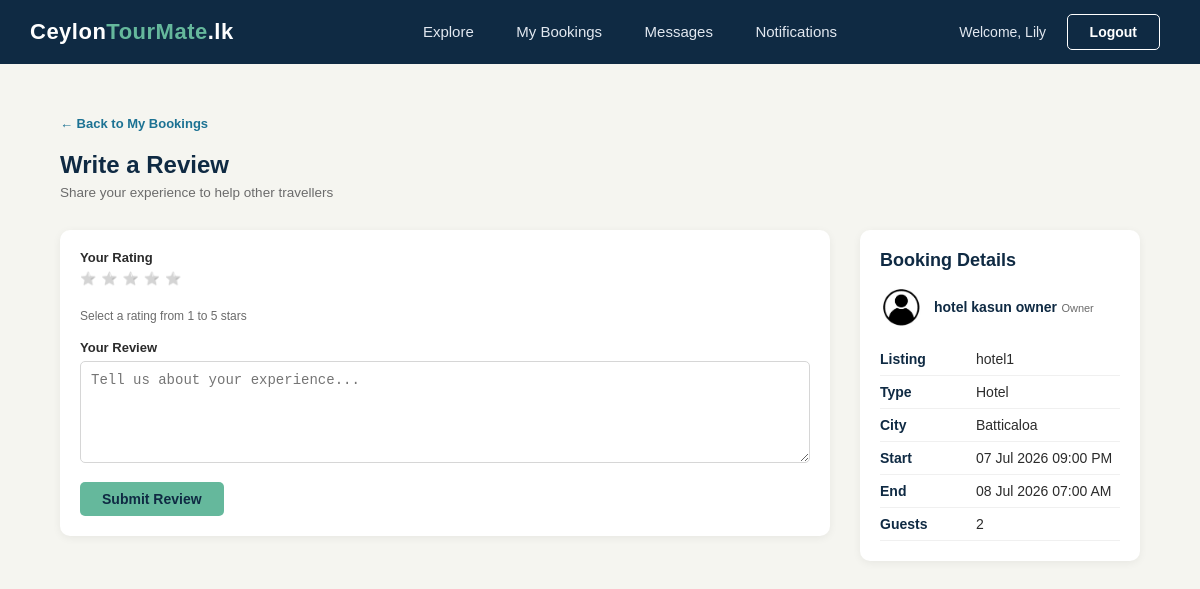
Screenshot of /writereview.php?booking_id=4 (signed in) with the database file from the repository.
### tables this page shows
CREATE TABLE `bookings` (
  `id` int(11) NOT NULL,
  `tourist_id` int(11) DEFAULT NULL,
  `listing_id` int(11) DEFAULT NULL,
  `status` enum('pending','confirmed','cancelled','completed') DEFAULT 'pending',
  `start_datetime` datetime DEFAULT NULL,
  `end_datetime` datetime DEFAULT NULL,
  `guest_count` int(11) DEFAULT NULL,
  `total_price` decimal(10,2) DEFAULT NULL,
  `commission_amount` decimal(10,2) DEFAULT NULL,
  `created_at` timestamp NOT NULL DEFAULT current_timestamp()
);

CREATE TABLE `users` (
  `id` int(11) NOT NULL,
  `firstname` varchar(50) DEFAULT NULL,
  `lastname` varchar(50) DEFAULT NULL,
  `username` varchar(50) DEFAULT NULL,
  `email` varchar(100) DEFAULT NULL,
  `password` varchar(255) DEFAULT NULL,
  `phone` varchar(15) DEFAULT NULL,
  `profile_pic` varchar(255) DEFAULT 'default.png',
  `role` enum('tourist','tour_guide','shop_owner','hotel_owner','experience_provider','admin') DEFAULT NULL,
  `is_suspended` tinyint(4) DEFAULT 0,
  `is_approved` tinyint(4) DEFAULT 0,
  `security_question` varchar(255) DEFAULT NULL,
  `security_answer` varchar(255) DEFAULT NULL,
  `created_at` timestamp NOT NULL DEFAULT current_timestamp()
);

CREATE TABLE `listings` (
  `id` int(11) NOT NULL,
  `user_id` int(11) DEFAULT NULL,
  `title` varchar(255) DEFAULT NULL,
  `description` text DEFAULT NULL,
  `location` varchar(255) DEFAULT NULL,
  `city` varchar(100) DEFAULT NULL,
  `price` decimal(10,2) DEFAULT NULL,
  `status` enum('pending','approved','rejected') DEFAULT 'pending',
  `type` enum('tour_guide','shop','hotel','experience') DEFAULT NULL,
  `created_at` timestamp NOT NULL DEFAULT current_timestamp(),
  `is_deleted` tinyint(1) NOT NULL DEFAULT 0
);

### writereview.php (the view, shortened to what this page needs)
<?php
$bookingId = $_GET['booking_id'];
$userId    = $_SESSION['user_id'];
$conn      = DBconnection::getInstance()->getConnection();
$sql  = "SELECT b.*, l.title, l.type, l.city, u.firstname, u.lastname, u.profile_pic
          FROM bookings b
          JOIN listings l ON b.listing_id = l.id
          JOIN users u ON l.user_id = u.id
          WHERE b.id = ? AND b.tourist_id = ? AND b.status = 'completed'";
$stmt = $conn->prepare($sql);
$stmt->bind_param("ii", $bookingId, $userId);
$stmt->execute();
$booking = $stmt->get_result()->fetch_assoc();
?>
<!DOCTYPE html>
<html lang="en">
<head>
    <link rel="stylesheet" type="text/css" href="style.css">
</head>
<body>
<div class="navbar">
    <table>
        <tr>
            <td class="logo-cell">
                <a href="index.php"><span class="logo-text">Ceylon<span>TourMate</span>.lk</span></a>
            </td>
            <td class="nav-links-cell">
                <a href="explore.php" class="nav-link">Explore</a>
                <a href="mybookings.php" class="nav-link">My Bookings</a>
                <a href="touristmessages.php" class="nav-link">Messages</a>
                <a href="touristnotifications.php" class="nav-link">Notifications</a>
            </td>
            <td class="nav-buttons-cell">
                <span class="admin-welcome">Welcome, <?php echo htmlspecialchars($_SESSION['firstname']); ?></span>
                <a href="logout.php"><button class="btn btn-login">Logout</button></a>
            </td>
        </tr>
    </table>
</div>
<div class="admin-section">
    <a href="mybookings.php" class="back-link">&larr; Back to My Bookings</a>
    <h2 class="admin-page-title">Write a Review</h2>
    <p class="admin-page-subtitle">Share your experience to help other travellers</p>
    <div class="listing-detail-layout">
        <div class="listing-detail-main">
            <div class="listing-detail-section">
                <form name="writereviewform" method="post" action="writereviewbackend.php" onsubmit="return validateWriteReview();">
                    <label>Your Rating</label>
                    <div class="star-rating-input">
                        <label for="star5" class="star-label">&#11088;</label>
                        <label for="star4" class="star-label">&#11088;</label>
                        <label for="star3" class="star-label">&#11088;</label>
                        <label for="star2" class="star-label">&#11088;</label>
                        <label for="star1" class="star-label">&#11088;</label>
                    </div>
                    <p class="form-note" style="margin-bottom:15px;">Select a rating from 1 to 5 stars</p>
                    <label>Your Review</label>
                    <textarea name="comment" id="reviewComment" placeholder="Tell us about your experience..." rows="5" style="width:100%; padding:10px; border:1px solid #d6d6d6; border-radius:5px; font-size:14px; margin-bottom:15px; resize:vertical;"></textarea>
                    <button type="submit" class="btn btn-primary">Submit Review</button>
                </form>
            </div>
        </div>
        <div class="listing-detail-sidebar">
            <div class="sidebar-card">
                <h3 class="admin-subsection-title">Booking Details</h3>
			<div style="display:flex; align-items:center; gap:12px; margin-bottom:15px;">
    <img src="<?php echo $booking['profile_pic'] ?? 'uploads/profiles/default.png'; ?>" class="convo-avatar" alt="Owner">
    <div>
        <span class="convo-name"><?php echo $booking['firstname'] . ' ' . $booking['lastname']; ?></span>
        <span class="convo-listing">Owner</span>
    </div>
</div>
		<table class="detail-table">
			<tr>
				<td>Listing</td>
				<td><?php echo $booking['title']; ?></td>
			</tr>
			<tr>
				<td>Type</td>
				<td><?php echo ucfirst(str_replace('_', ' ', $booking['type'])); ?></td>
			</tr>
			<tr>
				<td>City</td>
				<td><?php echo $booking['city']; ?></td>
			</tr>
			<tr>
				<td>Start</td>
				<td><?php echo date('d M Y h:i A', strtotime($booking['start_datetime'])); ?></td>
			</tr>
			<tr>
				<td>End</td>
				<td><?php echo date('d M Y h:i A', strtotime($booking['end_datetime'])); ?></td>
			</tr>
			<tr>
				<td>Guests</td>
				<td><?php echo $booking['guest_count']; ?></td>
			</tr>
		</table>
            </div>
        </div>
    </div>
</div>
</body>
</html>

### style.css (style rules this page uses)
* { margin: 0; padding: 0; box-sizing: border-box; }
body { font-family: Arial, Helvetica, sans-serif; background-color: #f5f5f0; color: #2b2b2b; }
a { text-decoration: none; color: inherit; }
.navbar { background-color: #0f2a43; width: 100%; }
.navbar table { width: 100%; border-collapse: collapse; }
.navbar td { padding: 14px 30px; vertical-align: middle; }
.logo-cell { width: 30%; }
.logo-text { color: #ffffff; font-size: 22px; font-weight: bold; letter-spacing: 0.5px; }
.logo-text span { color: #65b89c; }
.nav-links-cell { width: 45%; text-align: center; }
.nav-links-cell a { color: #e2e8f0; font-size: 15px; margin: 0 15px; padding: 6px 4px; }
.nav-buttons-cell { width: 30%; text-align: right; }
.btn { display: inline-block; padding: 9px 22px; border-radius: 5px; font-size: 14px; font-weight: bold; cursor: pointer; border: none; }
.btn-login { background-color: transparent; color: #ffffff; border: 1px solid #ffffff; margin-right: 10px; }
.btn-primary { background-color: #65b89c; color: #0f2a43; margin-right: 12px; }
.admin-welcome { color: #e2e8f0; font-size: 14px; margin-right: 16px; }
.admin-section { padding: 50px 60px; max-width: 1300px; margin: 0 auto; }
.admin-page-title { font-size: 24px; color: #0f2a43; margin-bottom: 6px; }
.admin-page-subtitle { font-size: 13.5px; color: #6b6b6b; margin-bottom: 30px; }
.back-link { display: inline-block; font-size: 13px; color: #1c7293; font-weight: bold; margin-bottom: 20px; }
.admin-subsection-title { font-size: 18px; color: #0f2a43; margin-bottom: 15px; }
.form-note { font-size: 12px; color: #6b6b6b; margin-top: 15px; line-height: 1.5; }
.convo-avatar { width: 42px; height: 42px; border-radius: 50%; object-fit: cover; }
.convo-name { font-size: 14px; font-weight: bold; color: #0f2a43; }
.convo-listing { font-size: 11px; color: #6b6b6b; margin-top: 2px; }
.listing-detail-layout { display: flex; gap: 30px; align-items: flex-start; }
.listing-detail-main { flex: 1; }
.listing-detail-sidebar { width: 280px; min-width: 280px; }
.listing-detail-section { background-color: #ffffff; border-radius: 10px; padding: 20px; box-shadow: 0 2px 8px rgba(0,0,0,0.06); margin-bottom: 20px; }
.detail-table { width: 100%; border-collapse: collapse; font-size: 14px; }
.detail-table td { padding: 8px 0; border-bottom: 1px solid #f0f0f0; color: #2b2b2b; }
.detail-table td:first-child { font-weight: bold; color: #0f2a43; width: 40%; }
.sidebar-card { background-color: #ffffff; border-radius: 10px; padding: 20px; box-shadow: 0 2px 8px rgba(0,0,0,0.06); }
.star-rating-input { display: flex; flex-direction: row-reverse; justify-content: flex-end; gap: 5px; margin-bottom: 8px; }
.star-label { font-size: 28px; cursor: pointer; filter: grayscale(100%); transition: filter 0.2s; }
.listing-detail-section input[type="datetime-local"], .listing-detail-section input[type="date"], .listing-detail-section input[type="time"], .listing-detail-section input[type="number"], .listing-detail-section input[type="text"], .listing-detail-section input[type="email"], .listing-detail-section input[type="password"], .listing-detail-section input[type="file"], .listing-detail-section textarea, .listing-detail-section select { width: 100%; padding: 10px; border: 1px solid #d6d6d6; border-radius: 5px; font-size: 14px; margin-bottom: 15px; box-sizing: border-box; background-color: #ffffff; color: #2b2b2b; }
.listing-detail-section label { display: block; font-size: 13px; font-weight: bold; color: #2b2b2b; margin-bottom: 6px; }

### rows the page displays
bookings: users.profile_pic (placeholder picture), users.firstname "hotel kasun", users.lastname "owner", listing.title "hotel1", listing.type "Hotel", listing.city "Batticaloa", start_datetime "07 Jul 2026 09:00 PM", end_datetime "08 Jul 2026 07:00 AM", guest_count "2"

### other values shown
$_SESSION['firstname'] "Lily"
